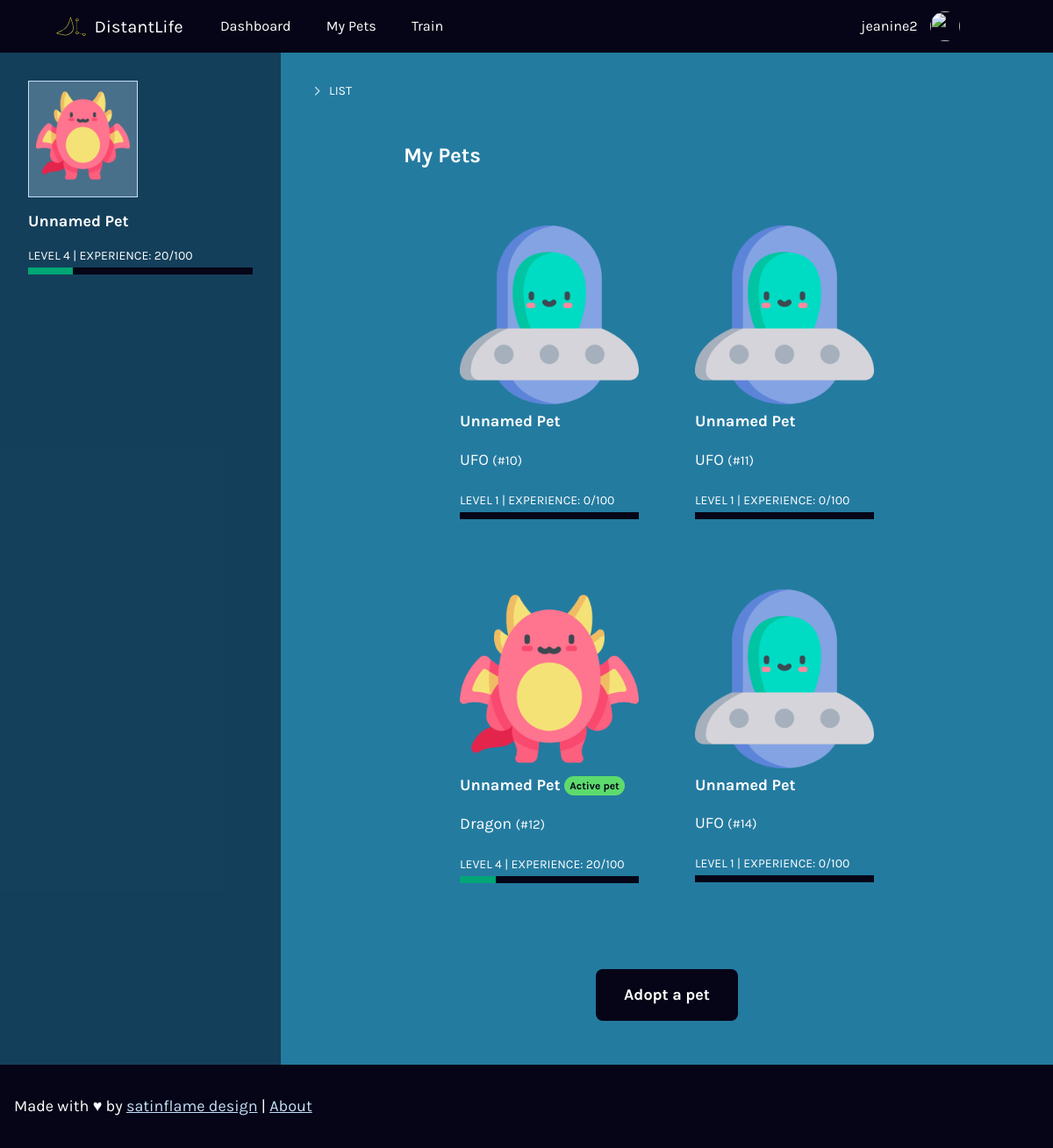
The app's page /pets (signed in) with its own data.
### tables this page shows
CREATE TABLE `users` (
  `id` integer,
  `username` varchar(255) NOT NULL,
  `full_name` varchar(255),
  `password` hash,
  `email` varchar(255),
  `created_at` timestamp,
  `last_login` timestamp,
  `preferred_lang` integer,
  `learning_lang` integer, `active_pet_id` integer, roles int,
  PRIMARY KEY(id)
);

CREATE TABLE `pets` (
  `id` integer,
  `type` integer,
  `name` varchar(255),
  `created` timestamp,
  `exp` integer,
  PRIMARY KEY(id)
);

CREATE TABLE `pet_types` (
  `id` integer,
  `imgsrc` varchar(255),
  `pet_type` varchar(255), `exp_required` integer,
  PRIMARY KEY(id)
);

### application.py (the view)
@app.route("/pets")
@login_required
def pets():
    pets_owned = db.execute("SELECT pets.id, pet_types.imgsrc, pet_types.pet_type, pets.created, pets.exp, pets.name, users.active_pet_id FROM owners JOIN pets ON pets.id = owners.pet_id JOIN pet_types ON pets.type = pet_types.id JOIN users ON users.id = owners.owner_id WHERE owner_id = ?", session["user_id"])
    return render_template("list.html", pets_owned=pets_owned)

### application.py (called while the page is built)
@app.after_request
def after_request(response):
    response.headers["Cache-Control"] = "no-cache, no-store, must-revalidate"
    response.headers["Expires"] = 0
    response.headers["Pragma"] = "no-cache"
    return response

### helpers.py (called while the page is built)
def login_required(f):
    @wraps(f)
    def decorated_function(*args, **kwargs):
        if session.get("user_id") is None:
            return redirect("/login")
        return f(*args, **kwargs)
    return decorated_function

### templates/list.html (shortened to what this page needs)
{% extends "layout.html" %}
{% from "./macros.html" import usedalot, progressbar, get_data with context %}
{% block main %}
<h1>My Pets</h1>
{% if (pets_owned|length) > 0 %}
  <div class="col-list row">
    {% for pets in pets_owned %}
    <div class="col-12">
      <img src="/static/{{ pets.imgsrc }}" alt="" />
      <h2>{{ pets.name }}
        {% if pets.id == pets.active_pet_id %}
        <span class="badge badge-success">Active pet</span>
        {% endif %} </h2>
        <p>{{ pets.pet_type }} <small>(#{{ pets.id }})</small></p>
        {{ progressbar((pets.exp)) }}
      </div>
    {% endfor %}
  </div>
  {% else %}
    <p>No pets</p>
{% endif %}
<p class="text-center"><a class="btn btn-primary" href="/adopt">Adopt a pet</a></p>
{% endblock %}

### templates/macros.html (shortened to what this page needs)
{% macro progressbar(exp) %}
    <p class="text-small-caps mb-0">{{ _('Level') }} {{ level }} | {{ _('Experience') }}: {{ percent }}/100 </p>
    <div class="progressbar" role="progressbar" aria-valuenow="{{ percent }}" aria-valuemin="0" aria-valuemax="100">
      <span class="filled" style="width: {{ percent }}%;"></span>
    </div>
{% endmacro %}

### templates/global/header.html (shortened to what this page needs)
<header class="header">
  <div class="container">
    <div class="menu-container">
      <div class="menu-logo">
        <h1><a class="logo" href="/"><img src="{{ url_for('static', filename='logos/distantlife-logo.svg') }}" height="28" width="140"
              alt="Distant Life" /></a></h1>
      </div>
      <nav id="siteMenu" role="menu" aria-labelledby="menubutton">
        <ul class="list-unstyled list-inline">
          {% if session.user_id %}
          <li><a href="/">{{ _('Dashboard') }}</a></li>
          <li><a href="/pets">{{ _('My Pets') }}</a></li>
          <li><a href="/train">{{ _('Train') }}</a></li>
          {% endif %}
        </ul>
        <ul class="list-unstyled list-inline">
          {% if session.get("user_id") %}
            <li class="menu-user"><a href="/users/{{session['user_id']}}">{{ session['username'] }}
              <img alt="" src="https://www.satinflame.com/img/icons/apple-touch-icon.png" width="34" height="34" class="rounded-circle">
            </a></li>
            <li class="has-dropdown"><a class="hide-md" href="#" aria-haspopup="true">
            </a>
            </li>
          {% else %}
            <li><a href="/signup">{{ _('Sign Up') }}</a></li>
            <li><a href="/login">{{ _('Login') }}</a></li>
          {% endif %}
        </ul>
      </nav>
    </div>
  </div>
</header>

### static/proj04.css (style rules this page uses)
.breadcrumb li,.breadcrumb ol,.element-options,.element-options li.has-dropdown ul.dropdown,.list-unstyled { list-style:none;padding-left:0 }
.list-inline li { display:inline }
.btn,button { border:0;border-radius:8px;cursor:pointer;display:block;font-family:Karla,Noto Sans Hebrew,sans-serif;font-size:1.125rem;padding:16px 8px;text-align:center;text-decoration:none;transition:background-color .2s ease-in }
.btn-primary { background-color:#050517;color:#fff }
.menu-container { align-items:center;display:flex;flex-direction:column }
@media (min-width:992px) { .menu-container { flex-direction:row } }
.menu-container h1 { line-height:0;margin:0 }
.menu-container .menu-logo { align-items:center;display:flex;justify-content:space-between;padding:16px;text-align:left;width:100% }
@media (min-width:992px) { .menu-container .menu-logo { width:auto } }
.menu-container nav { background-color:#fff;display:flex;flex-direction:column;flex-grow:1;padding:0 8px;width:100% }
@media (min-width:992px) { .menu-container nav { align-items:center;flex-direction:row;justify-content:space-between } }
.menu-container nav ul { margin:0 }
.menu-container nav ul li a { display:block }
@media (min-width:992px) { .menu-container nav ul li a { display:inline-block } }
.menu-container nav a:not(.btn) { padding:9px 18px;text-decoration:none }
img { height:auto;max-width:100%;width:auto }
.main-container,.sub-footer-container,footer.footer,header.header { display:flex;flex-direction:column;padding:16px;width:100% }
header.header { align-items:center;flex-direction:row;min-height:60px;padding:0 }
@media (min-width:992px) { header.header .container { padding:0 } }
.hide-md { display:none!important }
@media (min-width:992px) { .hide-md { display:inline-block!important } }
.col-list { flex-wrap:wrap }
.menu-container nav { background-color:transparent }
.menu-container nav a:not(.btn) { color:#fff;font-size:16.2px;font-weight:400 }
.menu-container nav li { position:relative }
.menu-container nav .menu-user a { padding-right:58px;position:relative }
.menu-container nav .menu-user a .rounded-circle { position:absolute;right:10px;top:6px }
@media (min-width:768px) { .menu-container { padding-left:48px;padding-right:48px } }
.menu-container .menu-logo { padding:15px 16px }
.menu-container .rounded-circle { font-size:10px;height:34px;width:34px }
.rounded-circle { border-radius:50%!important }
body { background-color:#247ba0 }
footer.footer,header.header { background-color:#050517 }
a { color:#c4e0f9 }
.secondary-main h1,.secondary-main h2 { font-size:18px;margin-bottom:0 }
.secondary-main h1 { font-size:24px }
body { align-items:center;display:flex;flex-direction:column;justify-content:center;margin:0;min-height:100vh;padding:0 }
* { box-sizing:border-box }
.row { clear:both;display:flex;flex-direction:column;width:100% }
@media (min-width:768px) { .row { flex-direction:row } }
.container { margin:0 auto;max-width:1440px;width:100% }
div[class^=col-] { padding:32px }
@media (min-width:768px) { .col-12 { width:50% } }
.mb-0 { margin-bottom:0!important }
.theme-inversed a:not(.btn),.theme-inversed dl,.theme-inversed h1,.theme-inversed h2,.theme-inversed h3,.theme-inversed h4,.theme-inversed h5,.theme-inversed h6,.theme-inversed ol,.theme-inversed p,.theme-inversed ul { color:#fff }
body { font-family:Karla,Noto Sans Hebrew,sans-serif;font-size:18px;font-weight:400;line-height:27px }
.h1,h1 { font-size:67.5px }
.h1,.h2,h1,h2 { color:#fff;font-family:Karla,Noto Sans Hebrew,sans-serif;font-weight:700;line-height:1.3;margin-bottom:32px;margin-top:0 }
.h2,h2 { font-size:33.75px }
.text-center { text-align:center }
.text-small-caps { font-size:14px;text-transform:uppercase }
.btn,button { background-color:#050517;color:#fff;display:inline-block;font-weight:700;min-width:80px;padding-left:32px;padding-right:32px;text-transform:none;width:100% }
@media (min-width:375px) { .btn,button { width:auto } }
.progressbar { background-color:#050517;height:8px;margin:0 0 16px;position:relative }
.progressbar .filled { background-color:#00a676;display:inline-block;line-height:0;padding:4px 0;position:absolute;transition:width .2s ease-in-out }
.badge { border-radius:12px;bottom:1px;display:inline-block;font-size:12px;letter-spacing:0;line-height:1;margin-right:8px;padding:5px 6px;position:relative }
.badge,.badge-success { background-color:#5ddb6d;color:#050517 }

### records on screen
users: username "jeanine2"
pets: imgsrc (picture), name "Unnamed Pet", pet_type "UFO", id "10", level "1", exp "0"
pets: imgsrc (picture), name "Unnamed Pet", pet_type "UFO", id "11", level "1", exp "0"
pets: imgsrc (picture), name "Unnamed Pet", shows "Active pet", pet_type "Dragon", id "12", level "4", percent "20"
pets: imgsrc (picture), name "Unnamed Pet", pet_type "UFO", id "14", level "1", exp "0"

### other values on screen
{{ title_s }} "LIST"
{{ session["active_pet"]["name"] }} "Unnamed Pet"
{{ level }} "4"
{{ percent }} "20"
